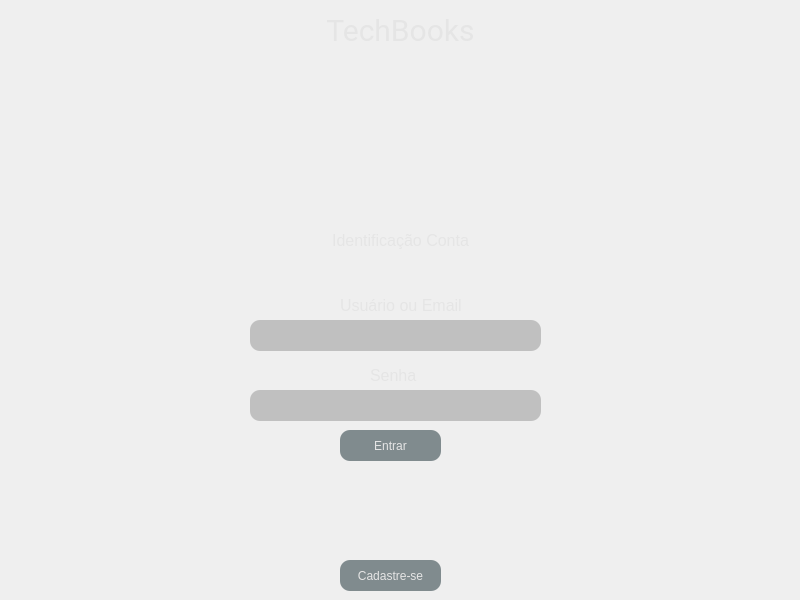
<?xml version="1.0" encoding="UTF-8"?>
<ui version="4.0">
 <class>MainWindow</class>
 <widget class="QMainWindow" name="MainWindow">
  <property name="geometry">
   <rect>
    <x>0</x>
    <y>0</y>
    <width>800</width>
    <height>600</height>
   </rect>
  </property>
  <property name="windowTitle">
   <string>MainWindow</string>
  </property>
  <property name="autoFillBackground">
   <bool>false</bool>
  </property>
  <property name="styleSheet">
   <string notr="true">QWidget{

}

QLabel{
color: #E5E5E5;
border: #FFE5B4;
border-radius: 1px;
font-family: 'Roboto', sans-serif;
font-size: 16px; /* Tamanho do texto */
line-height: 1.5; /* Altura da linha para melhor legibilidade */
}
QLabel#label_title{
color: #E5E5E5;
border: #FFE5B4;
border-radius: 1px;
font-family: 'Roboto', sans-serif;
font-size: 30px; /* Tamanho do texto */
line-height: 1.5; /* Altura da linha para melhor legibilidade */
}

QLineEdit{
background:Silver;
border: 2px rgb(85, 170, 255) solid;
border-radius: 10px;
color: #B87333
}
QLineEdit:focus {
Background: #F4FDFF;
border: 2px  solid #FFE5B4;
color: #B87333
}

QComboBox{
background:Silver;
border: 2px rgb(85, 170, 255) solid;
border-radius: 10px;
color: #B87333
}

QPushButton{
background:#808B8E;
border: 2px rgb(85, 170, 255) solid;
border-radius: 10px;
color: #E5E5E5
}

QPushButton:hover{
background:#43d7f7;
border: 2px rgb(85, 170, 255) solid;
border-radius: 10px;
color: black
}
</string>
  </property>
  <widget class="QWidget" name="centralwidget">
   <widget class="QLabel" name="label_title">
    <property name="geometry">
     <rect>
      <x>220</x>
      <y>10</y>
      <width>361</width>
      <height>41</height>
     </rect>
    </property>
    <property name="sizeIncrement">
     <size>
      <width>0</width>
      <height>0</height>
     </size>
    </property>
    <property name="font">
     <font>
      <family>Roboto,sans-serif</family>
      <pointsize>-1</pointsize>
     </font>
    </property>
    <property name="cursor">
     <cursorShape>ArrowCursor</cursorShape>
    </property>
    <property name="text">
     <string>TechBooks</string>
    </property>
    <property name="alignment">
     <set>Qt::AlignCenter</set>
    </property>
   </widget>
   <widget class="QLabel" name="label_2">
    <property name="geometry">
     <rect>
      <x>340</x>
      <y>290</y>
      <width>131</width>
      <height>31</height>
     </rect>
    </property>
    <property name="text">
     <string>Usuário ou Email</string>
    </property>
   </widget>
   <widget class="QLineEdit" name="txt_usuario">
    <property name="geometry">
     <rect>
      <x>250</x>
      <y>320</y>
      <width>291</width>
      <height>31</height>
     </rect>
    </property>
   </widget>
   <widget class="QLabel" name="label_4">
    <property name="geometry">
     <rect>
      <x>370</x>
      <y>360</y>
      <width>51</width>
      <height>31</height>
     </rect>
    </property>
    <property name="text">
     <string>Senha</string>
    </property>
   </widget>
   <widget class="QPushButton" name="btn_login">
    <property name="geometry">
     <rect>
      <x>340</x>
      <y>430</y>
      <width>101</width>
      <height>31</height>
     </rect>
    </property>
    <property name="text">
     <string>Entrar</string>
    </property>
   </widget>
   <widget class="QLineEdit" name="txt_senha">
    <property name="geometry">
     <rect>
      <x>250</x>
      <y>390</y>
      <width>291</width>
      <height>31</height>
     </rect>
    </property>
    <property name="echoMode">
     <enum>QLineEdit::Password</enum>
    </property>
   </widget>
   <widget class="QPushButton" name="btn_cadastro">
    <property name="geometry">
     <rect>
      <x>340</x>
      <y>560</y>
      <width>101</width>
      <height>31</height>
     </rect>
    </property>
    <property name="text">
     <string>Cadastre-se</string>
    </property>
   </widget>
   <widget class="QLabel" name="label_3">
    <property name="geometry">
     <rect>
      <x>330</x>
      <y>230</y>
      <width>141</width>
      <height>21</height>
     </rect>
    </property>
    <property name="text">
     <string>Identificação Conta</string>
    </property>
    <property name="alignment">
     <set>Qt::AlignCenter</set>
    </property>
   </widget>
   <widget class="QLabel" name="label">
    <property name="geometry">
     <rect>
      <x>320</x>
      <y>70</y>
      <width>151</width>
      <height>151</height>
     </rect>
    </property>
    <property name="frameShape">
     <enum>QFrame::NoFrame</enum>
    </property>
    <property name="text">
     <string/>
    </property>
    <property name="pixmap">
     <pixmap>book-reader.png</pixmap>
    </property>
    <property name="scaledContents">
     <bool>true</bool>
    </property>
   </widget>
  </widget>
 </widget>
 <resources/>
 <connections/>
</ui>
